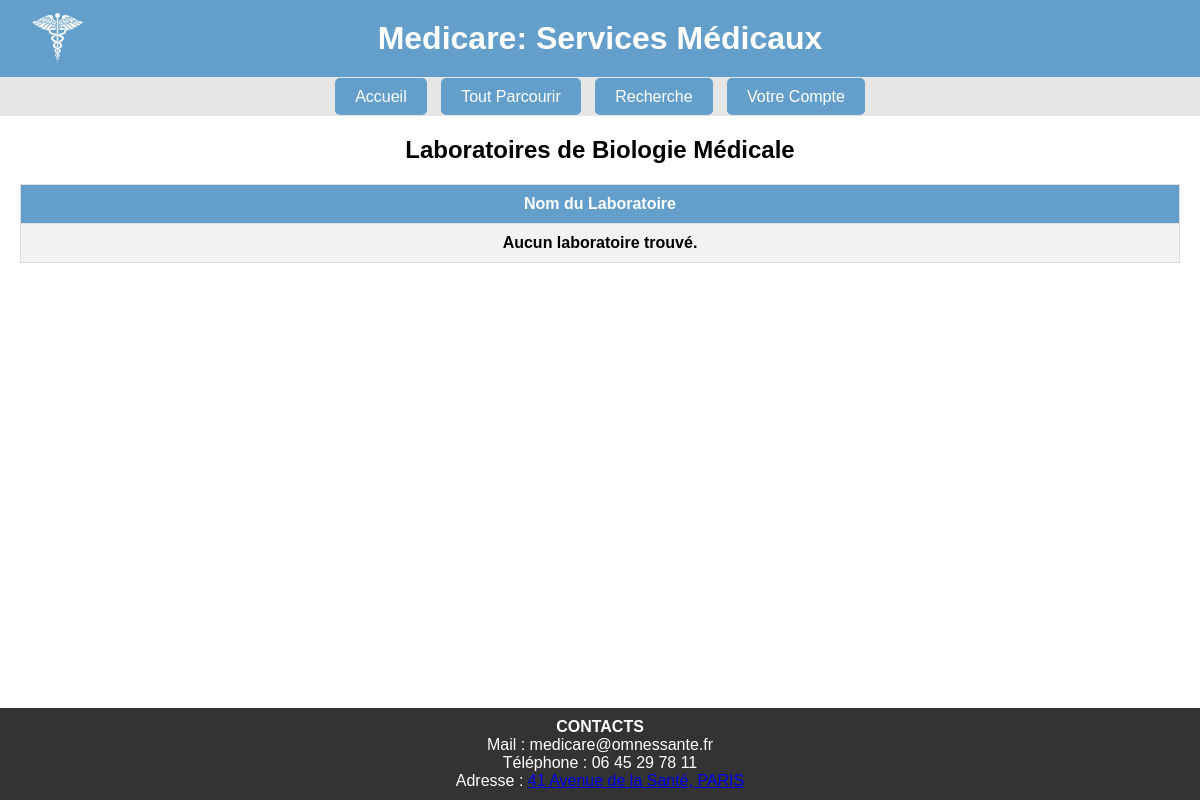
The app's page /labo.php, older data.
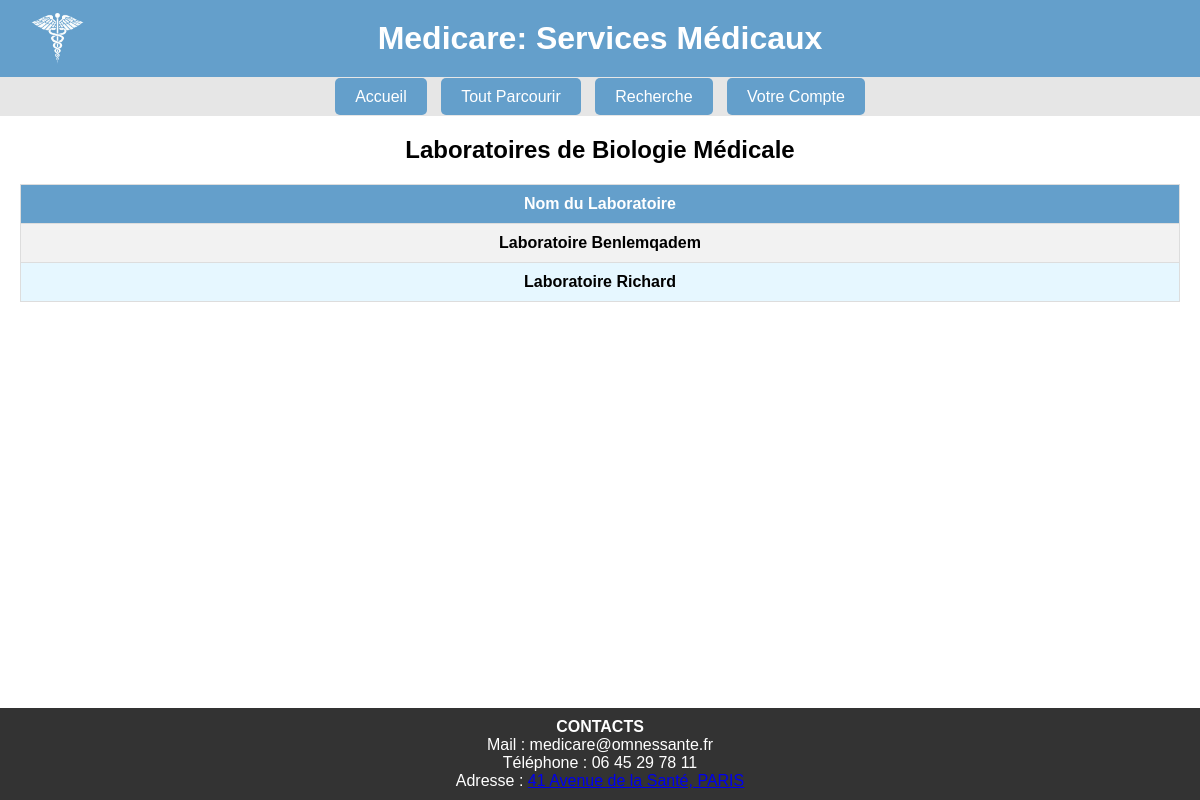
The same page, newer data.
### tables this page shows
CREATE TABLE IF NOT EXISTS `labo` (
  `Id_Labo` BIGINT NOT NULL AUTO_INCREMENT,
  `Nom` varchar(255) NOT NULL,
  `Salle` varchar(255) NOT NULL,
  `Photo` BLOB NOT NULL,
  `Email` varchar(255) DEFAULT NULL,
  `Telephone` varchar(255) DEFAULT NULL,
  `Adresse_Ligne_1` varchar(100) DEFAULT NULL,
  `Ville` varchar(255) DEFAULT NULL,
  `Code_Postal` varchar(20) DEFAULT NULL,
  `Num_Telephone` varchar(20) DEFAULT NULL,
  PRIMARY KEY (`Id_Labo`)
);

### labo.php (the view, shortened to what this page needs)
<?php
try {
    $pdo = getDbConnexion();
    $stmt = $pdo->prepare("SELECT Id_Labo, Nom FROM labo");
    $stmt->execute();
    $laboratoires = $stmt->fetchAll(PDO::FETCH_ASSOC);
} catch (PDOException $e) {
    echo "Erreur : " . $e->getMessage();
}
?>
<!DOCTYPE html>
<html lang="fr">
<?php include 'header.php'; ?>
<body>
    <div class="wrapper">
        <?php include 'bandeau.php'; ?>
        <main>
            <div class="title-and-button">
                <h2>Laboratoires de Biologie Médicale</h2>
            </div>
            <table>
                <tr>
                    <th>Nom du Laboratoire</th>
                </tr>
                <?php if (!empty($laboratoires)): ?>
                    <?php foreach ($laboratoires as $laboratoire): ?>
                        <tr>
                            <td>
                                <a href="ficheLabo.php?id=<?php echo htmlspecialchars($laboratoire['Id_Labo']); ?>">
                                    <?php echo htmlspecialchars($laboratoire['Nom']); ?>
                                </a>
                            </td>
                        </tr>
                    <?php endforeach; ?>
                <?php else: ?>
                    <tr>
                        <td>Aucun laboratoire trouvé.</td>
                    </tr>
                <?php endif; ?>
            </table>
        </main>
        <?php include 'footer.php'; ?>
    </div>
</body>
</html>

Row changes from the older to the newer data that the page shows:
added labo: Nom "Laboratoire Benlemqadem"
added labo: Nom "Laboratoire Richard"
Text that changed along with them:
text no longer shown: "Aucun laboratoire trouvé."
